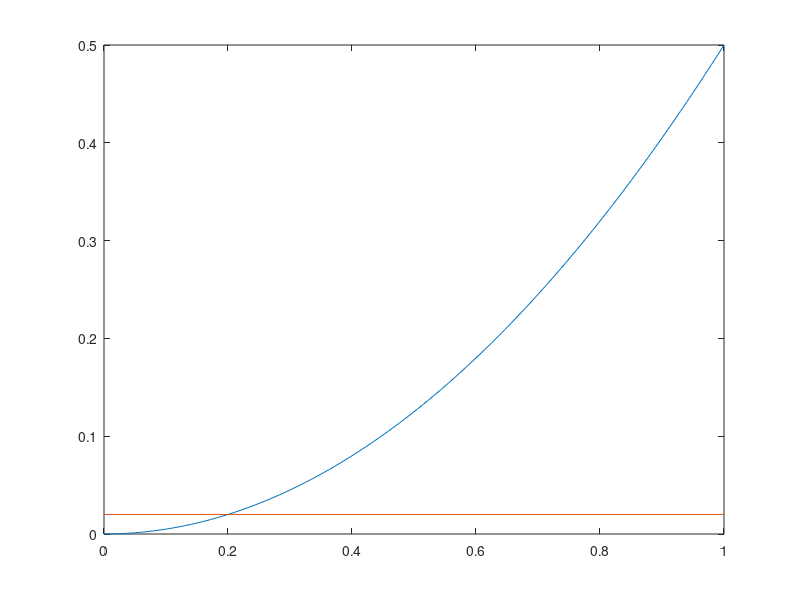

MATLAB code for this plot: (Note: this script raises an error after producing the figure.)
clear all
close all

%can choose
r0 = 0.2;
%rstar = 0.3;
%rhat = 0.5;
R = 1;
k = 1;
W = 1;


%rhat = sqrt(r0^2*(R^2 + 1)/(R^2 - 1  + 2*r0^2));
%C = 
%D = 
%A = @(rstar,rhat,k)
%w = @(rstar,rhat,k) W + k.*(A.*besselj(0,k.*rstar) + B.*bessely(0,k.*rstar));
%need to fix this
%its still the old code

C =@(rhat) 0.5 * W * (R^2 - r0^2)/(R^2 - rhat^2 );
D =@(rhat) 0.5 * W * R^2 * (r0^2 - rhat^2)/(R^2 - rhat^2);
psiouter = @(r,rhat) C(rhat)*r.^2 + D(rhat);

rhat = lsqnonlin(@(r) psiouter(r,r) - 0.5*W*r0^2,0.2,0,1);

r = linspace(0,R);  
plot(r,psiouter(r,rhat))
hold on
plot([0,R],[0.5*W*r0^2,0.5*W*r0^2])


syms rstar

Amat = [k*besselj(0,k*rhat),k*bessely(0,k*rhat);...
        rstar*besselj(1,k*rstar),rstar*bessely(1,k*rstar)];
b = [2*C(rhat) - W;-W*rstar^2 / 2];
x = Amat\b;
A = x(1);
B = x(2);

%now obtain rhat
%using w(r_*) = 0
A = matlabFunction(A);
B = matlabFunction(B);
wout =2*C(rhat);

rstar=lsqnonlin(@wout,0.5,0,1);
win = @(r) W + k.*(A(rhat).*besselj(0,k.*r) + B(rhat).*bessely(0,k.*r));

